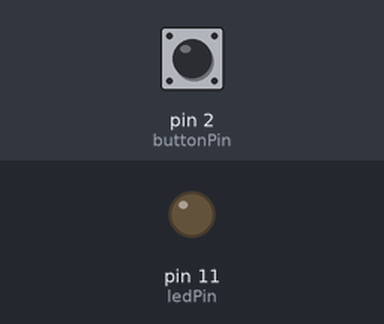
The sketch below on a simulated Arduino Uno, built with avr-gcc and run on an emulated ATmega328P. Parts: output pins drawn as LEDs (lit = HIGH). The test bench sets the inputs (shaded band); at power-on: pin 2 (buttonPin) HIGH.

Above: at 1.2 s.
1.3 s: pin 2 (buttonPin) pulled LOW for 0.15 s
At 1.37 s:
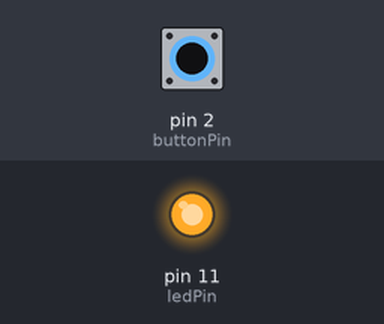
2.9 s: pin 2 (buttonPin) pulled LOW for 3.2 s
At 6.8 s:
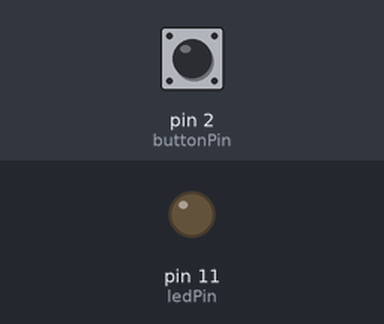
Timing chart, 0 to 8.3 s (numbered marks = the images above; inputs shaded):
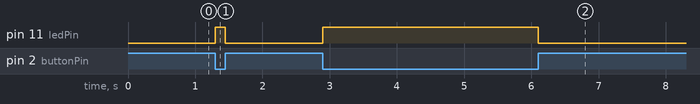

Measured:
- after the input at 1.3 s, pin 11 (ledPin): LOW → HIGH at once, → LOW 0.15 s later
- after the input at 2.9 s, pin 11 (ledPin): LOW → HIGH at once, → LOW 3.2 s later

The sketch:

1_aprinde_bec_apasa.ino
```cpp
const int buttonPin = 2;
const int ledPin = 11;
bool buttonState = HIGH;

int counter = 0;
bool previousState = HIGH;
bool ledState = LOW;

void setup() {
  pinMode(buttonPin, INPUT_PULLUP);
  pinMode(ledPin, OUTPUT);
  Serial.begin(9600);
}

void loop() {
  buttonState = digitalRead(buttonPin);

  ledState = !buttonState;
  digitalWrite(ledPin, ledState);
}
```

3_schimba_stare_bec.ino
```cpp

```
